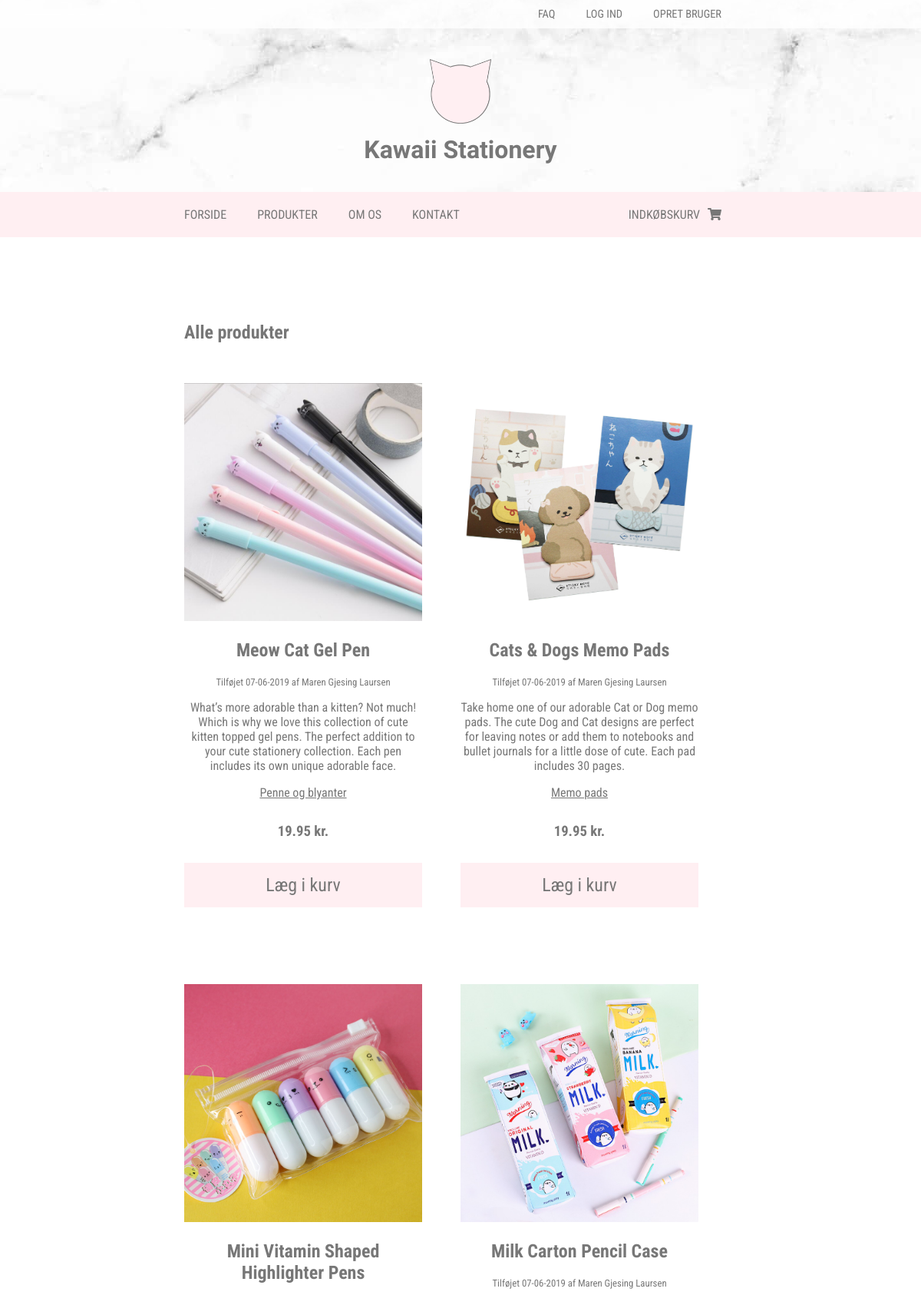
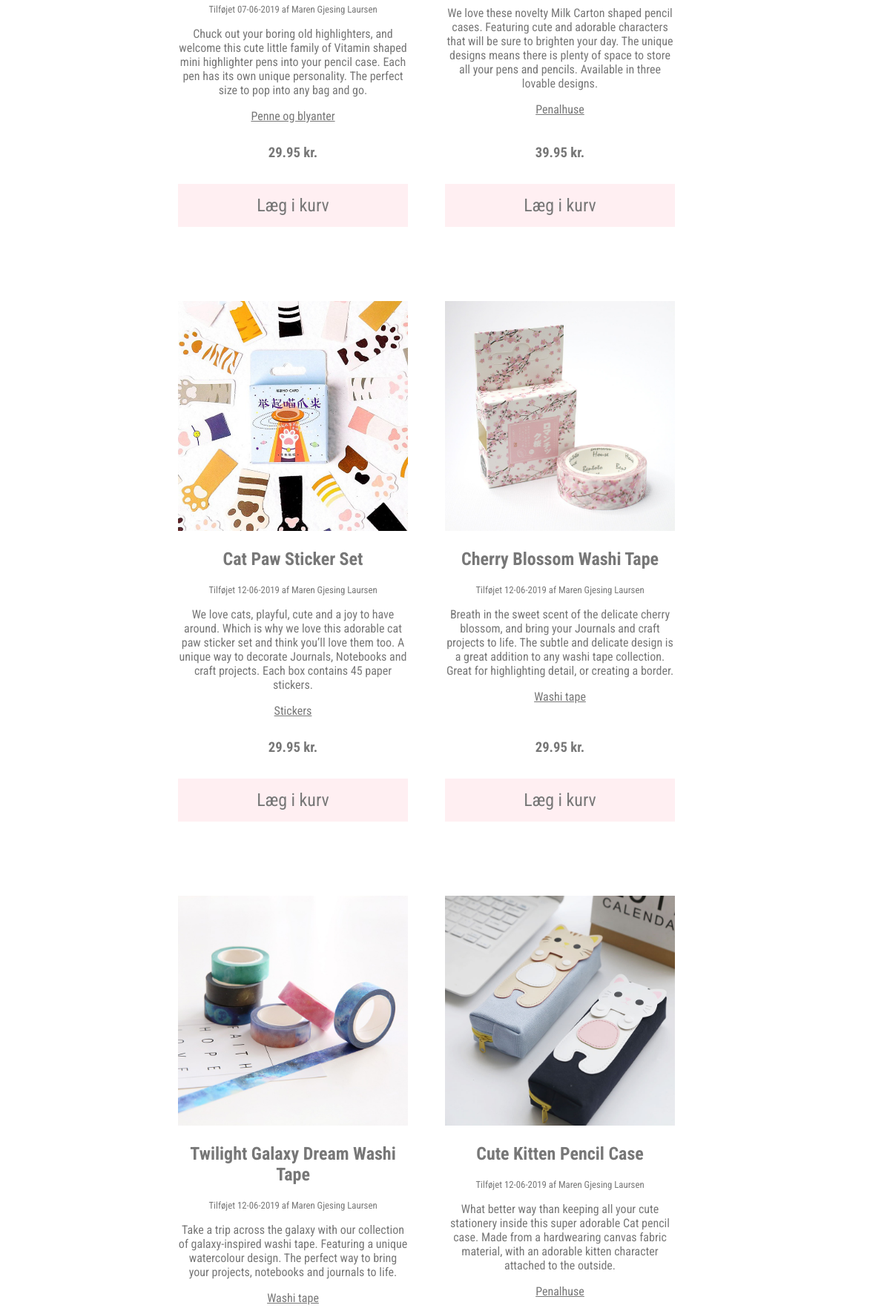
/products.php (upper part), run on the app's committed database (2 pictures, top to bottom).
### tables this page shows
CREATE TABLE `products` (
  `productId` int(5) NOT NULL,
  `name` varchar(50) NOT NULL,
  `description` varchar(500) NOT NULL,
  `price` decimal(5,2) NOT NULL,
  `image` varchar(100) NOT NULL,
  `categoryId` int(3) NOT NULL,
  `userId` int(3) NOT NULL,
  `creationTime` datetime NOT NULL DEFAULT CURRENT_TIMESTAMP
);

CREATE TABLE `users` (
  `userId` int(3) NOT NULL,
  `firstName` varchar(50) NOT NULL,
  `lastName` varchar(50) NOT NULL,
  `username` varchar(30) NOT NULL,
  `password` varchar(50) NOT NULL,
  `accessLevel` int(1) NOT NULL DEFAULT '1'
);

CREATE TABLE `productcategories` (
  `categoryId` int(3) NOT NULL,
  `name` varchar(50) NOT NULL
);

### assets/getProducts.php (the view, shortened to what this page needs)
<?php
require "connect.php";
$statement = $dbh->prepare("SELECT products.productId, products.name, products.description, products.image, products.price, products.userId, products.creationTime, users.firstName, users.lastName, productCategories.name AS categoryName FROM products JOIN Users ON Products.userId=Users.userId JOIN ProductCategories ON Products.categoryId=ProductCategories.categoryId ORDER BY products.creationTime");
$statement->execute();
while ($row = $statement->fetch(PDO::FETCH_ASSOC)) {
    ?>
    <article>
        <img src="img/<?php echo $row['image']; ?>" alt="<?php echo $row['name']; ?>">
        <h2><?php echo $row['name']; ?></h2>
        <p>Tilføjet <?php echo date('d-m-Y', strtotime($row['creationTime'])) . " af " . $row['firstName'] . " " . $row['lastName']; ?></p>
        <p><?php echo $row['description']; ?></p>
        <p><a href="#"><?php echo $row['categoryName']; ?></a></p>
        <h3><?php echo $row['price']; ?> kr.</h3>
        <button class="addToCart">Læg i kurv</button>
    </article>
<?php
}
?>

### css/style.css (style rules this page uses)
p, h1, h2, h3, h4, h5, h6, a, button, input, label, textarea, select, i { font-family: 'Roboto Condensed', sans-serif; color: #777777; }
button, input[type="submit"] { background: #ffeff2; border: none; padding: 15px 25px; -webkit-transition: background-color .5s; transition: background-color .5s; }
button { font-size: 1.5em; }
body { margin: 0; }
main section.products article { position: relative; }
main section.products article img { width: 100%; }
main section.products article h2 { text-align: center; }
main section.products article p { text-align: center; }
main section.products article p:first-of-type { font-size: .8em; }
main section.products article p:last-of-type { margin-bottom: 140px; }
main section.products article h3 { text-align: center; position: absolute; bottom: 70px; width: 100%; }
main section.products article button.addToCart { width: 100%; position: absolute; bottom: 0; }

### data on the page
products: image (picture), name "Meow Cat Gel Pen", creationTime "07-06-2019", userId.firstName "Maren Gjesing", userId.lastName "Laursen", description "What’s more adorable than a kitten? Not much! Which is why we love this collection of cute kitten topped gel pens. The perfect addition to your cute stationery collection. Each pen includes its own unique adorable face.", categoryId.name "Penne og blyanter", price "19.95"
products: image (picture), name "Cats & Dogs Memo Pads", creationTime "07-06-2019", userId.firstName "Maren Gjesing", userId.lastName "Laursen", description "Take home one of our adorable Cat or Dog memo pads. The cute Dog and Cat designs are perfect for leaving notes or add them to notebooks and bullet journals for a little dose of cute. Each pad includes 30 pages.", categoryId.name "Memo pads", price "19.95"
products: image (picture), name "Mini Vitamin Shaped Highlighter Pens", creationTime "07-06-2019", userId.firstName "Maren Gjesing", userId.lastName "Laursen", description "Chuck out your boring old highlighters, and welcome this cute little family of Vitamin shaped mini highlighter pens into your pencil case. Each pen has its own unique personality. The perfect size to pop into any bag and go.", categoryId.name "Penne og blyanter", price "29.95"
products: image (picture), name "Milk Carton Pencil Case", creationTime "07-06-2019", userId.firstName "Maren Gjesing", userId.lastName "Laursen", description "We love these novelty Milk Carton shaped pencil cases. Featuring cute and adorable characters that will be sure to brighten your day. The unique designs means there is plenty of space to store all your pens and pencils. Available in three lovable designs.", categoryId.name "Penalhuse", price "39.95"
products: image (picture), name "Cat Paw Sticker Set", creationTime "12-06-2019", userId.firstName "Maren Gjesing", userId.lastName "Laursen", description "We love cats, playful, cute and a joy to have around. Which is why we love this adorable cat paw sticker set and think you’ll love them too. A unique way to decorate Journals, Notebooks and craft projects. Each box contains 45 paper stickers.", categoryId.name "Stickers", price "29.95"
products: image (picture), name "Cherry Blossom Washi Tape", creationTime "12-06-2019", userId.firstName "Maren Gjesing", userId.lastName "Laursen", description "Breath in the sweet scent of the delicate cherry blossom, and bring your Journals and craft projects to life. The subtle and delicate design is a great addition to any washi tape collection. Great for highlighting detail, or creating a border.", categoryId.name "Washi tape", price "29.95"
products: image (picture), name "Twilight Galaxy Dream Washi Tape", creationTime "12-06-2019", userId.firstName "Maren Gjesing", userId.lastName "Laursen", description "Take a trip across the galaxy with our collection of galaxy-inspired washi tape. Featuring a unique watercolour design. The perfect way to bring your projects, notebooks and journals to life.", categoryId.name "Washi tape"
products: image (picture), name "Cute Kitten Pencil Case", creationTime "12-06-2019", userId.firstName "Maren Gjesing", userId.lastName "Laursen", description "What better way than keeping all your cute stationery inside this super adorable Cat pencil case. Made from a hardwearing canvas fabric material, with an adorable kitten character attached to the outside.", categoryId.name "Penalhuse"
